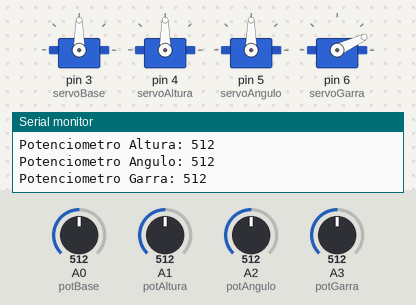
Simulated run of this sketch. Board: Arduino Uno, built with avr-gcc and run on an emulated ATmega328P. Shown: 4 × servo, the last lines printed to the serial monitor. Inputs (shaded band) come from the test bench; at power-on: A0 (potBase) = 512, A1 (potAltura) = 512, A2 (potAngulo) = 512, A3 (potGarra) = 512.

Above: at 1.3 s.
1.4 s: A0 (potBase) set to 716
At 3.7 s:
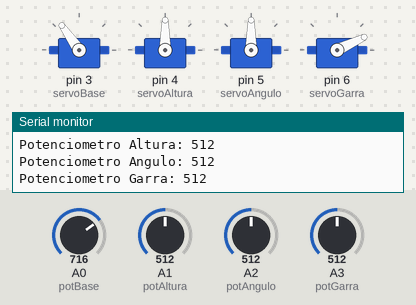
4.5 s: A1 (potAltura) set to 716
7.0 s: A2 (potAngulo) set to 306
At 8.1 s:
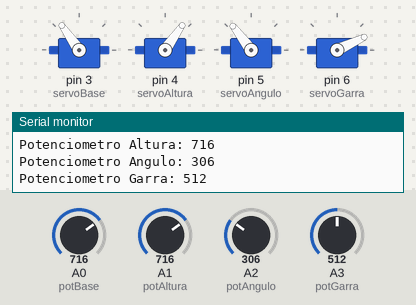
9.3 s: A3 (potGarra) set to 306
At 10.8 s:
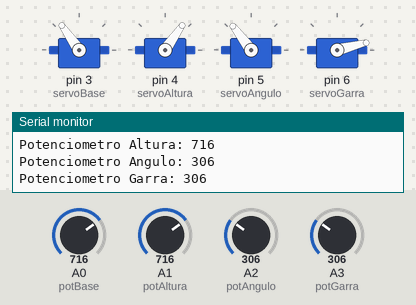
11.1 s: A0 (potBase) set to 992
At 13.8 s:
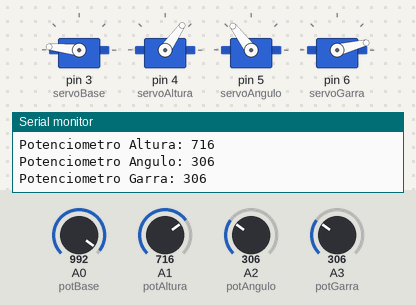
14.2 s: A0 (potBase) set to 306
Timing chart, 0 to 18.3 s (numbered marks = the images above; inputs shaded):
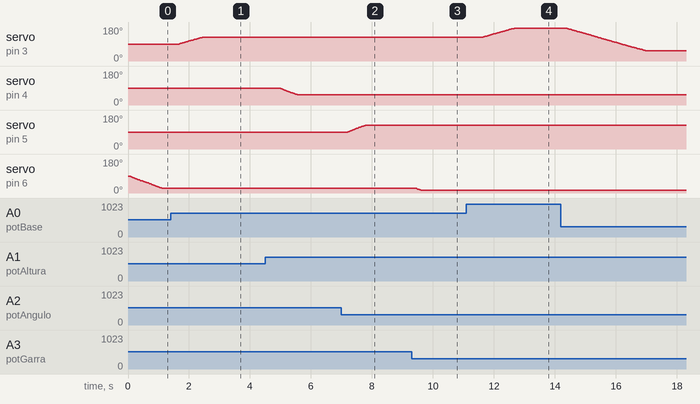

Measured:
- after the input at 1.4 s, servo on pin 3 (servoBase): moves from 90° to 125° over 0.75 s, starting after 0.28 s
- after the input at 7.0 s, servo on pin 5 (servoAngulo): moves from 90° to 127° over 0.59 s, starting after 0.21 s
- after the input at 9.3 s, servo on pin 6 (servoGarra): 25° → 14° after 0.15 s
- after the input at 11.1 s, servo on pin 3 (servoBase): moves from 125° to 174° over 1.1 s, starting after 0.52 s

The sketch:

garra.ino
```cpp
#include <VarSpeedServo.h>

#define servoBase   3  // Porta Digital do Servo da Base
#define servoAltura 4  // Porta Digital do Servo da Altura do Braço
#define servoAngulo 5  // Porta Digital do Servo do Ângulo do Braço
#define servoGarra  6  // Porta Digital do Servo da Garra
#define potBase    A0  // Porta Analógica do Potenciometro para Controle da base
#define potAltura  A1  // Porta Analógica do Potenciometro para Controle da altura do braço
#define potAngulo  A2  // Porta Analógica do Potenciometro para Controle do ângulo do braço
#define potGarra   A3  // Porta Analógica do Potenciometro para Controle da garra

//Instanciação dos Objetos de Controle dos Servos
VarSpeedServo base;
VarSpeedServo altura;
VarSpeedServo angulo;
VarSpeedServo garra;

//Variaveis para cálculo dos angulos
int leitura_base;
int valor_base;
int leitura_altura;
int valor_altura;
int leitura_angulo;
int valor_angulo;
int leitura_garra;
int valor_garra;

void setup()
{
  //Configuração das Portas dos Servos
  Serial.begin(9600);
  base.attach(servoBase);
  altura.attach(servoAltura);
  angulo.attach(servoAngulo);
  garra.attach(servoGarra);
}

void loop()
{
  //###BASE###
  leitura_base = analogRead(potBase); //Leitura do Angulo do Potenciometro
  Serial.print("Potenciometro Base: ");
  Serial.println(leitura_base);

  valor_base = map(leitura_base, 0, 1023, 0, 180); //Conversão do valor do potenciometro (de 0 até 1024) para o angulo (de 0 até 180)
  base.slowmove(valor_base, 30); //envio do ângulo para o servo


  //###ALTURA###
  leitura_altura = analogRead(potAltura);           //Leitura do Angulo do Potenciometro
  Serial.print("Potenciometro Altura: ");
  Serial.println(leitura_altura);

  valor_altura = map(leitura_altura, 0, 1023, 180, 0); //Conversão do valor do potenciometro (de 0 até 1024) para o angulo (de 0 até 180)
  altura.slowmove(valor_altura, 40); //envio do ângulo para o servo


  //###ANGULO###
  leitura_angulo = analogRead(potAngulo);           //Leitura do Angulo do Potenciometro
  Serial.print("Potenciometro Angulo: ");
  Serial.println(leitura_angulo);

  valor_angulo = map(leitura_angulo, 0, 1023, 180, 0); //Conversão do valor do potenciometro (de 0 até 1024) para o angulo (de 0 até 180)
  angulo.slowmove(valor_angulo,40);                          //Envio do angulo para o Servo


  //###GARRA###
  leitura_garra = analogRead(potGarra);               //Leitura do Angulo do Potenciometro
  Serial.print("Potenciometro Garra: ");
  Serial.println(leitura_garra);

  valor_garra = map(leitura_garra, 0, 1023, 0, 50); //Conversão do valor do potenciometro (de 0 até 1024) para o angulo (de 0 até 180)
  garra.slowmove(valor_garra, 40); //envio do ângulo para o servo

  Serial.println();
  Serial.println();
  Serial.println();
  Serial.println();
  Serial.println();
  delay(500);
}
```
